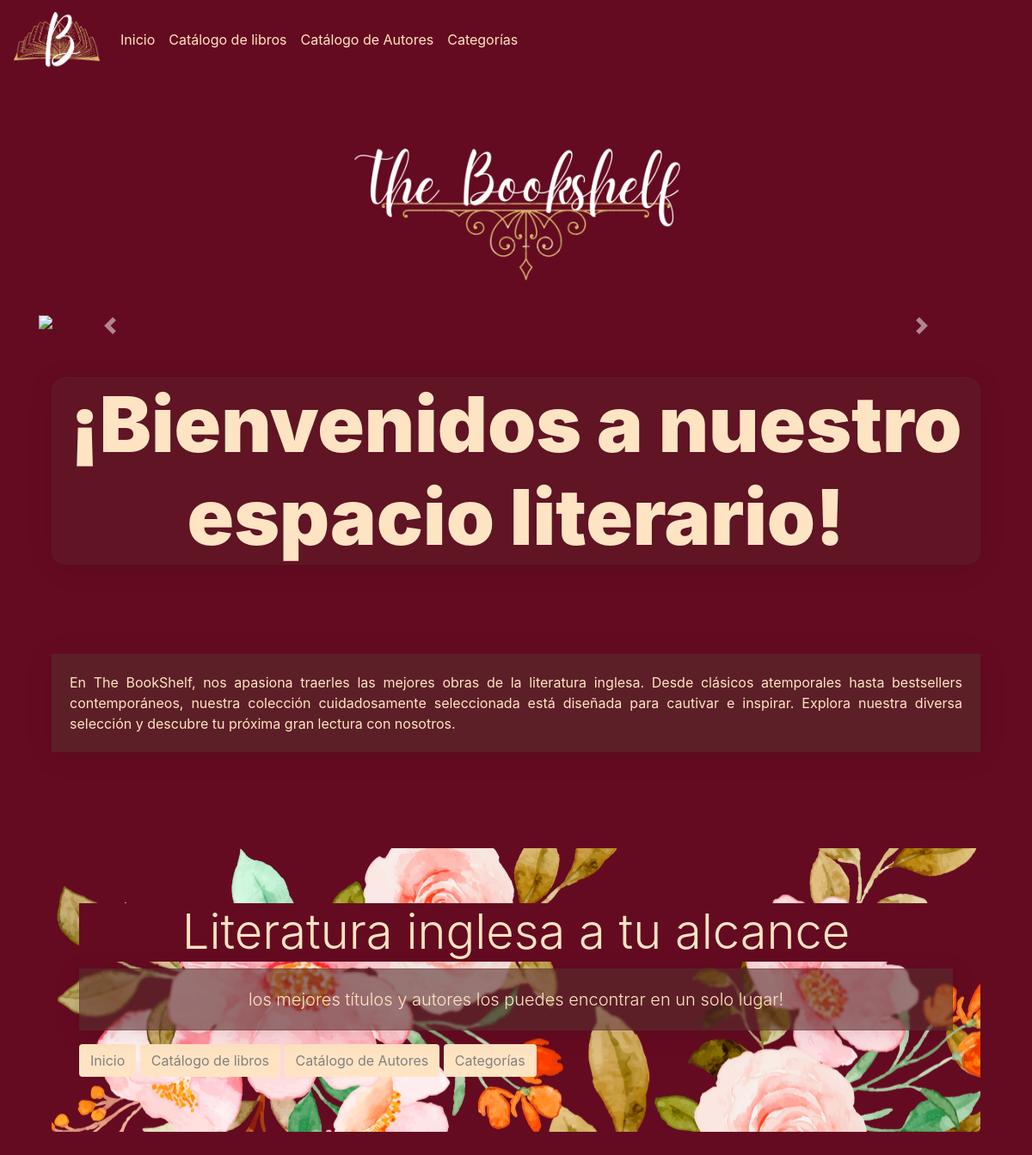
Page /catalogo/index on the committed database.
### catalogo/models.py (models this page shows)
class Navbar(models.Model):
    id_navbar = models.AutoField(db_column="idNavbar", primary_key=True)
    nombre = models.CharField(max_length=50)
    url = models.CharField(max_length=100)

### catalogo/views.py (the view)
# urls.py: path('index', views.index, name="index"),
def index(request):
	Navbars = Navbar.objects.all()
	context = {
				"Navbars": Navbars,
			}
	return render (request, 'catalogo/index.html', context)

### catalogo/templates/catalogo/index.html (shortened to what this page needs)
<!DOCTYPE html>
<html lang="en">
<head>
    <link rel="stylesheet" href="https://cdn.jsdelivr.net/npm/bootstrap@4.6.2/dist/css/bootstrap.min.css">
    <link href="https://unpkg.com/aos@2.3.1/dist/aos.css" rel="stylesheet">
    {% load static %}
    <link rel="stylesheet" href="{% static 'assets/css/estilos.css' %}">
</head>
<body>
    <nav class="navbar navbar-expand-lg navbar-light" >
        <a class="navbar-brand" href="#"><img src="{% static 'assets/images/nav.png' %}" alt="" width="100px" length="200px"></a>
        <div class="collapse navbar-collapse" id="navbarNav">
            <ul class="navbar-nav">
                {% for Navbar in Navbars %}
              <li class="nav-item">
                <a class="nav-link"
                href="{{ Navbar.url }}" style="color: bisque">{{ Navbar.nombre }}</a>
              </li>
              {% endfor %}
              </ul>
        </div>
      </nav>
      <div class="container">
        <div class="row">
            <div class="col lg 6"style="center">
                <h1><img src="{% static 'assets/images/logo.png' %}" alt="" width="400px" length="800px"></h1>
            </div>
        </div>
        <div id="carouselExampleFade" class="carousel slide carousel-fade" data-ride="carousel">
            <div class="carousel-inner">
              <div class="carousel-item active">
                <img src="{% static 'assets/images/car1.png' %}" class="d-block w-100" alt="...">
              </div>
            </div>
            <button class="carousel-control-prev" type="button" data-target="#carouselExampleFade" data-slide="prev">
              <span class="carousel-control-prev-icon" aria-hidden="true"></span>
            </button>
            <button class="carousel-control-next" type="button" data-target="#carouselExampleFade" data-slide="next">
              <span class="carousel-control-next-icon" aria-hidden="true"></span>
            </button>
          </div>
    <div class="container">
        <div class="row">
            <div class="col-lg-12 my-5">
                <h1 class="tamaño-titulo" data-aos="fade-up" data-aos-duration="3500">¡Bienvenidos a nuestro espacio literario!</h1>
            </div>
        </div>
        <div class="row">
            <div class="col-lg-12 my-5" data-aos="zoom-in" data-aos-duration="3500" style="center">
                <p>
                    En The BookShelf, nos apasiona traerles las mejores obras de la literatura inglesa. Desde clásicos atemporales hasta bestsellers contemporáneos, nuestra colección cuidadosamente seleccionada está diseñada para cautivar e inspirar. Explora nuestra diversa selección y descubre tu próxima gran lectura con nosotros.
                </p>
            </div>
        </div>
    </div>
      <div class="container mt-5">
        <div class="jumbotron" style="background-image: url({% static 'assets/images/jumbo.png' %}) " width="400px" length="800px">
            <h1 class="display-4" style="background-color: #650B21; color: bisque;">Literatura inglesa a tu alcance</h1>
            <p class="lead"style="text-align: center">
             los mejores títulos y autores los puedes encontrar en un solo lugar!</p>
            {% for Navbar in Navbars %}
            <a class="btn" style="background-color: bisque; color: gray;" href="{{ Navbar.url }}" role="button">{{ Navbar.nombre }}</a>
            {% endfor %}
        </div>
    </div>
</body>
</html>

### static/assets/css/estilos.css (style rules this page uses)
h1 { text-align: center; color: bisque; font-weight: 900; }
.tamaño-titulo { font-size: 90px; background: rgba(87, 45, 45, 0.29); border-radius: 16px; box-shadow: 0 4px 30px rgba(0, 0, 0, 0.1); backdrop-filter: blur(0.7px); -webkit-backdrop-filter: blur(0.7px); border: 1px solid rgba(87, 45, 45, 0.3); }
p { padding: 20px; text-align: justify; color:bisque; background: rgba(87, 45, 45, 0.61); box-shadow: 0 4px 30px rgba(0, 0, 0, 0.1); backdrop-filter: blur(1.1px); -webkit-backdrop-filter: blur(1.1px); border: 1px solid rgba(87, 45, 45, 0.3); }

### rows in the picture
Navbar: nombre "Inicio"
Navbar: nombre "Catálogo de libros"
Navbar: nombre "Catálogo de Autores"
Navbar: nombre "Categorías"
